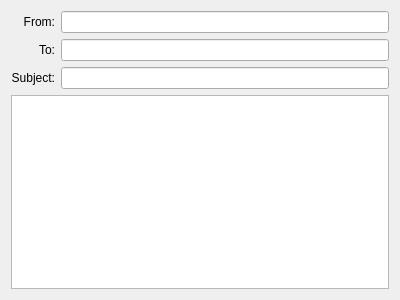
<ui version="4.0" >
 <class>SendMailForm</class>
 <widget class="QWidget" name="SendMailForm" >
  <property name="geometry" >
   <rect>
    <x>0</x>
    <y>0</y>
    <width>400</width>
    <height>300</height>
   </rect>
  </property>
  <property name="windowTitle" >
   <string>Form</string>
  </property>
  <layout class="QGridLayout" name="mainLayout" >
   <item row="0" column="0" >
    <widget class="QLabel" name="labelFrom" >
     <property name="text" >
      <string>From:</string>
     </property>
     <property name="alignment" >
      <set>Qt::AlignRight|Qt::AlignTrailing|Qt::AlignVCenter</set>
     </property>
    </widget>
   </item>
   <item row="0" column="1" >
    <widget class="QLineEdit" name="lineEditFrom" />
   </item>
   <item row="1" column="0" >
    <widget class="QLabel" name="labelTo" >
     <property name="text" >
      <string>To:</string>
     </property>
     <property name="alignment" >
      <set>Qt::AlignRight|Qt::AlignTrailing|Qt::AlignVCenter</set>
     </property>
    </widget>
   </item>
   <item row="1" column="1" >
    <widget class="QLineEdit" name="lineEditTo" />
   </item>
   <item row="2" column="0" >
    <widget class="QLabel" name="labelSubject" >
     <property name="text" >
      <string>Subject:</string>
     </property>
     <property name="alignment" >
      <set>Qt::AlignRight|Qt::AlignTrailing|Qt::AlignVCenter</set>
     </property>
    </widget>
   </item>
   <item row="2" column="1" >
    <widget class="QLineEdit" name="lineEditSubject" />
   </item>
   <item row="3" column="0" colspan="2" >
    <widget class="QPlainTextEdit" name="plainTextEditText" />
   </item>
  </layout>
 </widget>
 <resources/>
 <connections/>
</ui>
